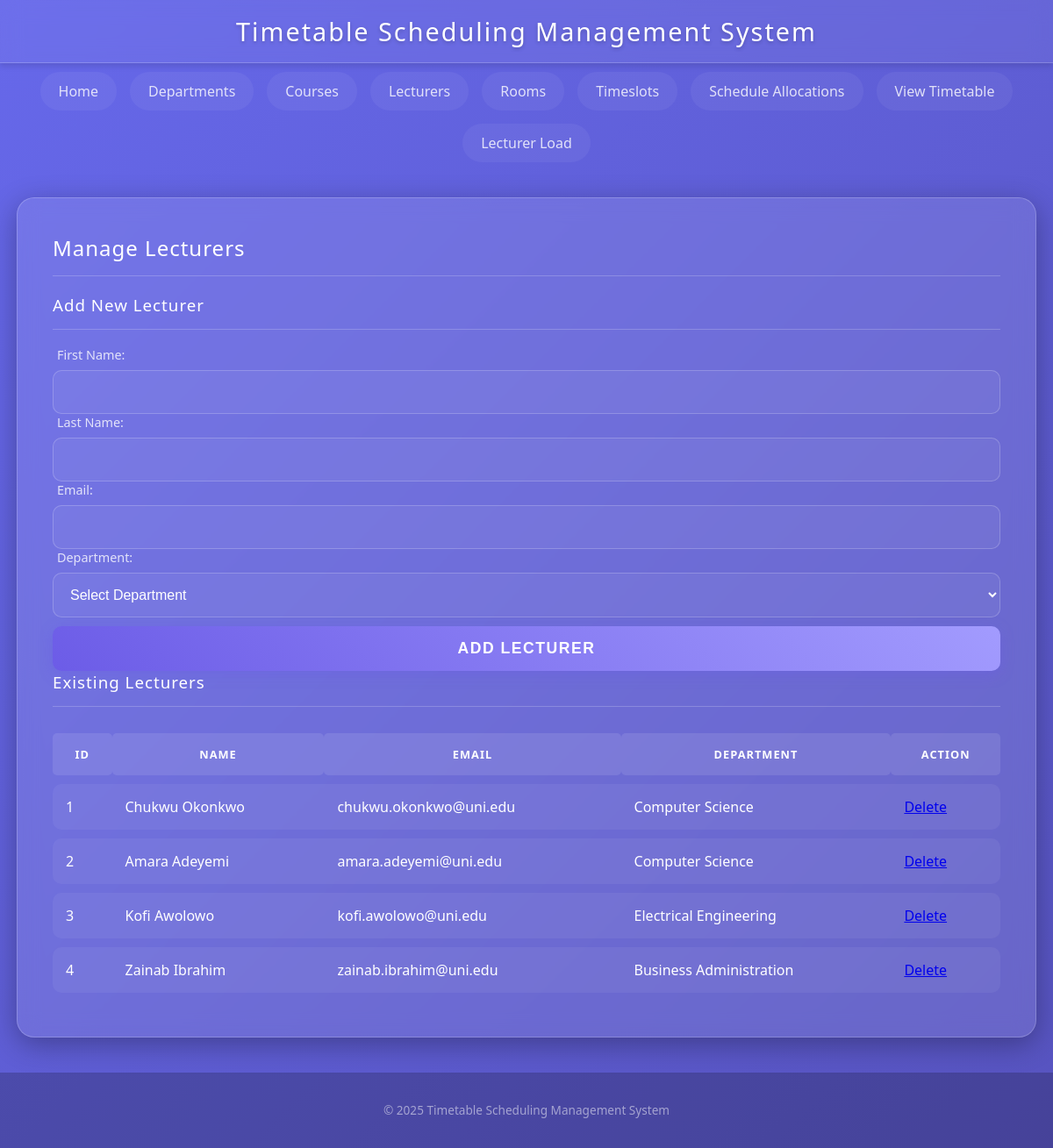
Page /lecturers.php on the committed database.
### tables this page shows
CREATE TABLE lecturers (
    lecturer_id INT AUTO_INCREMENT,
    first_name VARCHAR(50) NOT NULL,
    last_name VARCHAR(50) NOT NULL,
    email VARCHAR(100) NOT NULL UNIQUE,
    dept_id INT,
    PRIMARY KEY (lecturer_id)
);

CREATE TABLE departments (
    dept_id INT AUTO_INCREMENT,
    dept_name VARCHAR(100) NOT NULL,
    dept_code VARCHAR(10) NOT NULL UNIQUE,
    PRIMARY KEY (dept_id)
);

### lecturers.php (the view, shortened to what this page needs)
<?php include 'header.php'; include 'db_connect.php'; ?>
<h2>Manage Lecturers</h2>
<form method="post" action="">
    <h3>Add New Lecturer</h3>
    <label>First Name:</label>
    <input type="text" name="first_name" required>
    <label>Last Name:</label>
    <input type="text" name="last_name" required>
    <label>Email:</label>
    <input type="email" name="email" required>
    <label>Department:</label>
    <select name="dept_id" required>
        <option value="">Select Department</option>
    </select>
    <input type="submit" value="Add Lecturer">
</form>
<h3>Existing Lecturers</h3>
<table>
    <tr>
        <th>ID</th>
        <th>Name</th>
        <th>Email</th>
        <th>Department</th>
        <th>Action</th>
    </tr>
    <?php
    $sql = "SELECT l.*, d.dept_name FROM lecturers l LEFT JOIN departments d ON l.dept_id = d.dept_id";
    $result = $conn->query($sql);
    if ($result->num_rows > 0) {
        while($row = $result->fetch_assoc()) {
            echo "<tr>
                    <td>" . $row["lecturer_id"]. "</td>
                    <td>" . $row["first_name"] . " " . $row["last_name"] . "</td>
                    <td>" . $row["email"]. "</td>
                    <td>" . $row["dept_name"]. "</td>
                    <td><a href='lecturers.php?delete=" . $row["lecturer_id"] . "' onclick='return confirm(\"Are you sure?\")'>Delete</a></td>
                  </tr>";
        }
    } else {
        echo "<tr><td colspan='5'>No lecturers found</td></tr>";
    }
    ?>
</table>
<?php include 'footer.php'; ?>

### style.css (style rules this page uses)
:root { --glass-bg: rgba(255, 255, 255, 0.1); --glass-border: 1px solid rgba(255, 255, 255, 0.2); --glass-shadow: 0 8px 32px 0 rgba(0, 0, 0, 0.3); --backdrop-blur: blur(12px); --text-color: #ffffff; --primary-color: #a29bfe; --accent-color: #00cec9; --error-color: #ff7675; --success-color: #55efc4; --gradient-bg: linear-gradient(135deg, #6668ea 0%, #2a153f 100%); }
body { font-family: 'Segoe UI', 'Roboto', Helvetica, Arial, sans-serif; background: var(--gradient-bg); background-size: 400% 400%; animation: gradientBG 15s ease infinite; margin: 0; padding: 0; min-height: 100vh; color: var(--text-color); display: flex; flex-direction: column; }
h2, h3 { color: white; border-bottom: 1px solid rgba(255, 255, 255, 0.2); padding-bottom: 15px; margin-top: 0; font-weight: 400; letter-spacing: 1px; }
form { background: transparent; padding: 0; border: none; }
input[type=text], input[type=number], input[type=email], input[type=time], input[type=password], select { width: 100%; padding: 15px; background: rgba(255, 255, 255, 0.05); border: 1px solid rgba(255, 255, 255, 0.2); border-radius: 10px; color: white; font-size: 1rem; outline: none; transition: all 0.3s; box-sizing: border-box; }
label { display: block; margin-bottom: 8px; font-weight: 500; color: rgba(255, 255, 255, 0.8); font-size: 0.9rem; margin-left: 5px; }
select option { background: #2d3436; color: white; }
input[type=submit], .btn { width: 100%; background: linear-gradient(45deg, #6c5ce7, #a29bfe); color: white; padding: 15px; border: none; border-radius: 10px; font-size: 1.1rem; font-weight: 600; cursor: pointer; transition: all 0.3s ease; text-transform: uppercase; letter-spacing: 1.5px; margin-top: 10px; box-shadow: 0 4px 15px rgba(108, 92, 231, 0.4); }
table { width: 100%; border-collapse: separate; border-spacing: 0 10px; margin-top: 20px; }
th { background: rgba(255, 255, 255, 0.1); color: white; padding: 15px; text-transform: uppercase; font-size: 0.8rem; letter-spacing: 1px; border-radius: 5px; }
td { background: rgba(255, 255, 255, 0.05); padding: 15px; transition: all 0.2s; }
input[type=time], input[type=password], select { width: 100%; padding: 15px; background: rgba(255, 255, 255, 0.05); border: 1px solid rgba(255, 255, 255, 0.2); border-radius: 10px; color: white; font-size: 1rem; outline: none; transition: all 0.3s; box-sizing: border-box; }
tr td:first-child { border-top-left-radius: 10px; border-bottom-left-radius: 10px; }
tr td:last-child { border-top-right-radius: 10px; border-bottom-right-radius: 10px; }

### rows in the picture
lecturers: lecturer_id "1", first_name "Chukwu", last_name "Okonkwo", email "chukwu.okonkwo@uni.edu", dept.dept_name "Computer Science"
lecturers: lecturer_id "2", first_name "Amara", last_name "Adeyemi", email "amara.adeyemi@uni.edu", dept.dept_name "Computer Science"
lecturers: lecturer_id "3", first_name "Kofi", last_name "Awolowo", email "kofi.awolowo@uni.edu", dept.dept_name "Electrical Engineering"
lecturers: lecturer_id "4", first_name "Zainab", last_name "Ibrahim", email "zainab.ibrahim@uni.edu", dept.dept_name "Business Administration"
